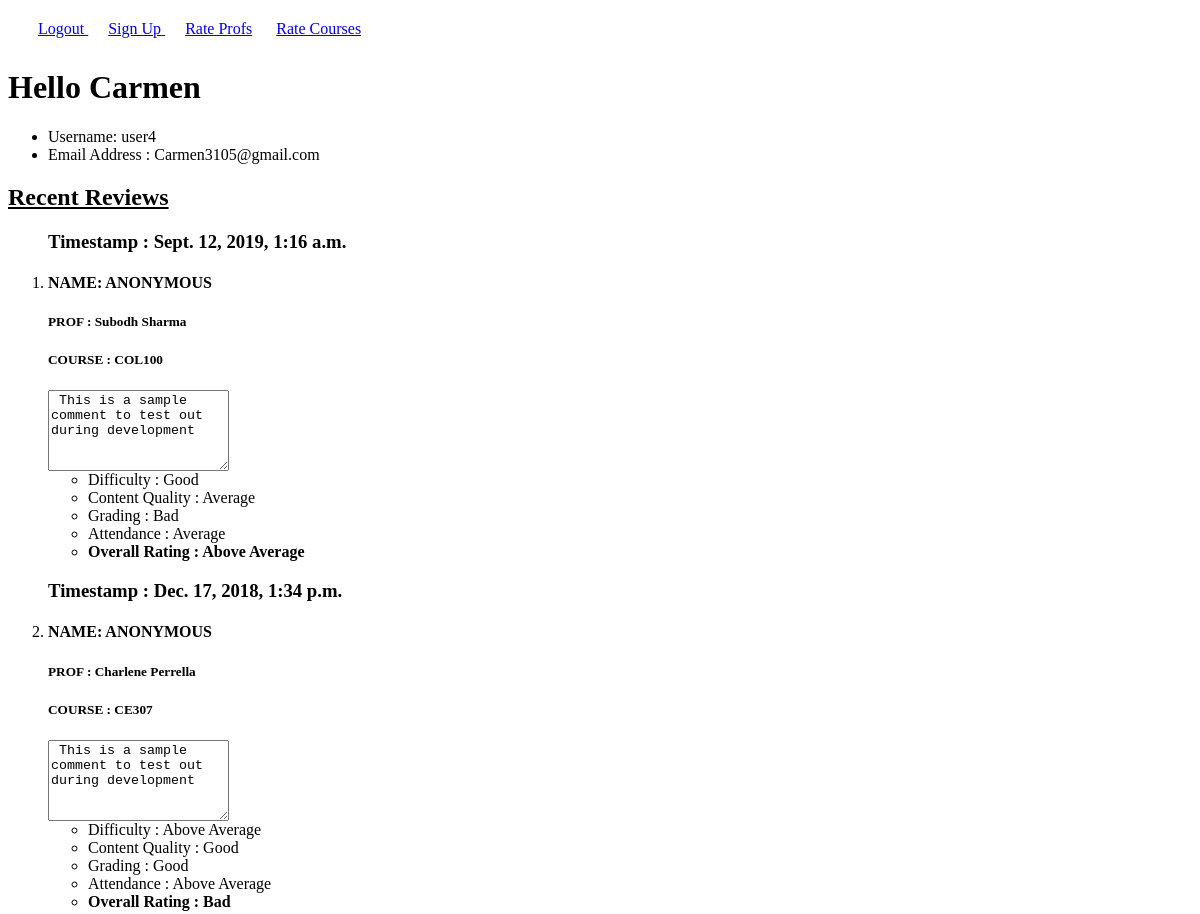
The app's page /accounts/profile/ (signed in, upper part), older data.
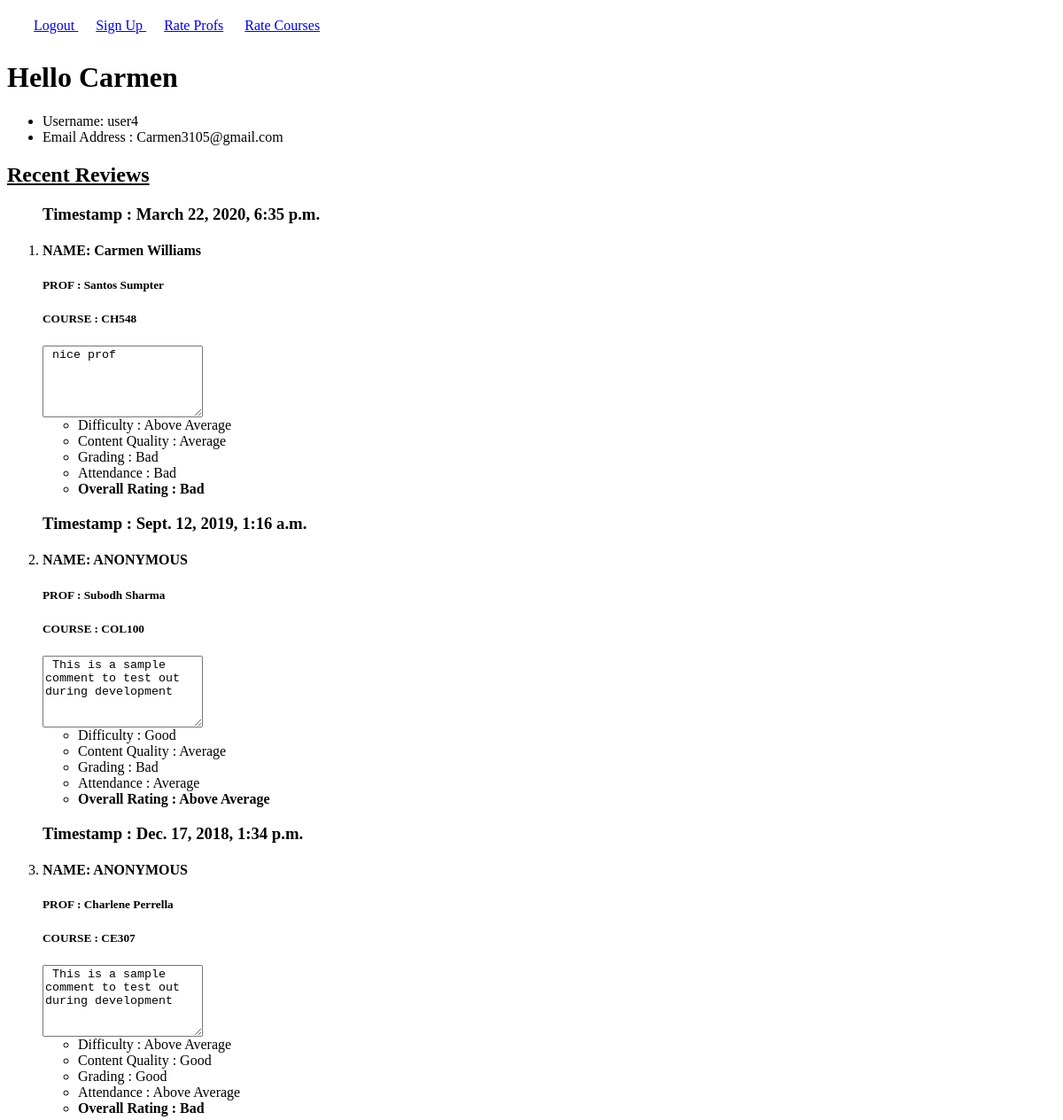
The same page, newer data.
### rate/models.py (models this page shows, shortened)
class Review(models.Model):
    RatingChoices = (
        (0, "Poor"),
        (1, "Bad"),
        (2, "Average"),
        (3, "Above Average"),
        (4, "Good"),
        (5, "Excellent"),
    )
    user = models.ForeignKey(User, on_delete=models.CASCADE,null=True,blank=True)
    timestamp = models.DateTimeField(auto_now=True, auto_now_add=False,null=True)
    comment = models.TextField(max_length=4096)
    isAnonymous = models.BooleanField(default=False,verbose_name="Remain Anonymous?")
    prof = models.ForeignKey("Profs", on_delete=models.CASCADE,null=True)
    course = models.ForeignKey("Courses", on_delete=models.CASCADE,null=True)
    difficulty = models.IntegerField(choices = RatingChoices,default=0)
    content_quality =models.IntegerField(choices = RatingChoices,default=0)
    grading = models.IntegerField(choices = RatingChoices,default=0)
    attendance = models.IntegerField(choices = RatingChoices,default=0)
    overall_rating =models.IntegerField(choices = RatingChoices,default=0)

class Profs(models.Model):
    dept = models.ForeignKey("Dept", on_delete=models.CASCADE)
    name = models.CharField(max_length=100)
    email = models.EmailField(max_length=254)
    webpage = models.URLField(max_length=200)

class Courses(models.Model):
    dept = models.ForeignKey("Dept", on_delete=models.CASCADE)
    title = models.CharField(max_length=100)
    code = models.CharField(max_length=10)

### rate/views.py (the view)
# urls.py: url(r'accounts/profile/',UserProfile,name='user_profile'),
@login_required(login_url="/accounts/login/")
def UserProfile(request):
    activity = request.user.review_set.all().order_by("-timestamp")
    return render(request,template_name="profile.html",context={"reviews":activity})

### rate/templates/profile.html (shortened to what this page needs)
{% extends 'base.html' %}
{% block base_body %}
<h1> Hello {{user.first_name}} </h1>
<ul>
<li> Username: {{user.username}}
<li> Email Address : {{user.email}}
</ul>
<h2><u> Recent Reviews </u></h2>
<ol>
{% for review in reviews %}
    <h3> Timestamp : {{review.timestamp}} </h3>
    {% include "display_review.html" %}
{% endfor %}
</ol>
{% endblock base_body %}

### rate/templates/display_review.html (shortened to what this page needs)
        <li>
            {% if review.isAnonymous %}
                <h4> NAME: ANONYMOUS </h4>
            {% else %}
                <h4> NAME: {{review.user.first_name}} {{review.user.last_name}}
            {% endif %}
            {% if review.prof is not None %}
            <h5> PROF : {{review.prof.name}} </h5>
            {% endif %}
            {% if review.course is not None %}
            <h5> COURSE : {{review.course.code}} </h5>
            {% endif %}
             <textarea name="text" wrap="hard" rows="5" cols="20" readonly > {{review.comment}} </textarea>
            <div class = "ratings">
                <ul>
                    <li> Difficulty : {{review.get_difficulty_display}}
                    <li> Content Quality : {{review.get_content_quality_display}}
                    <li> Grading : {{review.get_grading_display}}
                    <li> Attendance : {{review.get_attendance_display}}
                    <li> <b> Overall Rating : {{review.get_overall_rating_display}} </b>
                </ul>
            </div>

Row changes from the older to the newer data that the page shows:
added Review: timestamp "March 22, 2020, 6:35 p.m.", user.first_name "Carmen", user.last_name "Williams", prof.name "Santos Sumpter", course.code "CH548", text "nice prof", difficulty "Above Average", content_quality "Average", grading "Bad", attendance "Bad", overall_rating "Bad"
